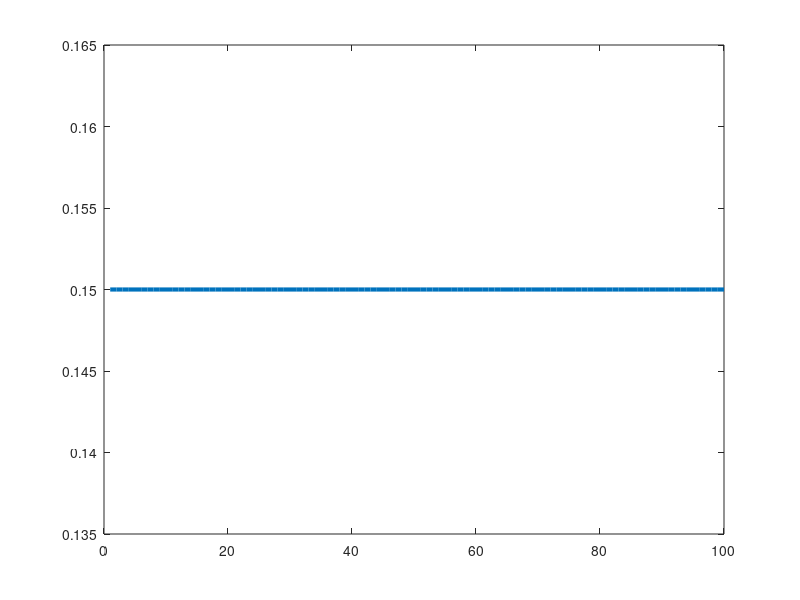

This chart was generated by the following MATLAB code: (Note: this script raises an error after producing the figure.)
clear all;
clc;
color={[5,80,91]./256,[255,80,80]./256,[48,151,164]./256,[255,170,50]./256,[0.6902,0.4784,0.6314],[200,100,50]./256};
marker={"o","*","pentagram","diamond","square","^"};
l_sum=0;
gamma=0.5;
L=100;
l_length=L;
U=150;
W=50;
N=300;
R=1e5;
t_ens=5e-3;
t_des=5e-3;
t_s=t_ens+t_des;
n=1:l_length;
k=1.2;
p_ext=1;
p_reg=1;
p_b=0;

y=[];
for i=1:l_length
    y(i)=N*W/R;
end
plot(n,y,'LineWidth',3,'HandleVisibility','on')
hold on;

for l=1:l_length
    l_sum=l_sum+l.^(-gamma);
end


for snrdB = -15:5:10
    snr=10.^(snrdB/10);
    pb=qfunc(sqrt(2.*snr));
    den=[];
    den(1)=1*U/R+(1-p_ext*p_reg*(1-pb)*k*1/l_sum)*(N+1)*W/R+t_ens+t_des;
    m_sum=[];
    m_sum(1)=1.^(-gamma);
    m_sum1(1)=m_sum(1);
    if 1-k*m_sum1(1)/l_sum<0
        m_sum1(1)=l_sum/k;
    end
    den(1)=1*U/R+(1-p_ext*p_reg*(1-pb)*k*m_sum1(1)/l_sum)*(N+1)*W/R+t_ens+t_des;
    for m=2:l_length
        m_sum(m)=m_sum(m-1)+m.^(-gamma);
        m_sum1(m)=m_sum(m);
        if 1-k*m_sum1(m)/l_sum<0
            m_sum1(m)=l_sum/k;
        end
        den(m)=m*U/R+(1-p_ext*p_reg*(1-pb)*k*m_sum1(m)/l_sum)*(N+1)*W/R+t_ens+t_des;
        r1(1)=(1-k*m_sum(1)/l_sum);
        r1(m)=(1-k*m_sum(m)/l_sum);
    end
    kkk=(snrdB+20)/5;
    maker_idx=2*kkk:10:l_length;
    plot(n,den,'Marker',marker{7-kkk},'LineWidth',2,'Color',color{7-kkk},'MarkerIndices',maker_idx,'MarkerSize',6)
    kkk1=sprintf('%.1f',kkk);
    str{kkk}=['{\it{k}}=',num2str(kkk1)];
    str{kkk}=strcat(str{kkk});
    hold on;
end


% y2=[];
% for i=1:l_length
%     y2(i)=(i*U+(1-beta)*(N+1))/R+t_ens+t_des;
% end
% plot(1:l_length,y2,'--','LineWidth',2,'Color','blue','HandleVisibility','off')
% hold on;

axis([1,inf,0,inf])
legend('Conventional Mode','Semantic Mode (SNR=-15dB)','Semantic Mode (SNR=-10dB)','Semantic Mode (SNR=-5dB)','Semantic Mode (SNR=0dB)','Semantic Mode (SNR=5dB)','Semantic Mode (SNR=10dB)','location','Southeast','FontName','Times New Roman','FontSize',11,'LineWidth',1.5);

% axis([1,l_length,0,2])
% legend('FontName','Times New Roman','FontSize',14,'LineWidth',1.5);
% legend('$$k=\frac{MU+W+R(t_{en-s}+t_{de-s})}{(N+1)W{\frac{\sum_{i=1}^{M} i^{-\gamma}}{\sum_{i=1}^{L} i^{-\gamma}}}}$$','$${k}=\beta\frac{\sum_{i=1}^{L} i^{-\gamma}}{\sum_{i=1}^{M} i^{-\gamma}}$$','$$k=k_{max}$$','$${k}=\frac{\sum_{i=1}^{L} i^{-\gamma}}{\sum_{i=1}^{M} i^{-\gamma}}$$','Interpreter','latex','FontSize',12,'location','NorthEast');
% axis([1,l_length,1,5.021])
% legend('FontName','Times New Roman','FontSize',14,'LineWidth',1.5);
% legend('Conventional Mode','Semantic Mode (Error-Free)','Semantic Mode','Semantic Mode','location','SouthEast');
% legend('Conventional Mode','Semantic Mode (Error-Free)','Semantic Mode','Interpreter','latex','FontSize',12,'location','SouthEast');
grid on
set(gca,'FontName','Times New Roman','FontSize',14,'LineWidth',1.5);
xlabel('Transmitted Semantic Triplet Quantity {\it M}','FontName','Times New Roman','FontSize',14);
ylabel('Latency {\it t} (s)','FontName','Times New Roman','FontSize',14,'LineWidth',1.5);
set(gca,'XTick',[1,10,20,30,40,50,60,70,80,90,100]);
fig=gcf;
fig.PaperPositionMode='auto';
fig_pos=fig.PaperPosition;
fig.PaperSize=[fig_pos(3) fig_pos(4)];
